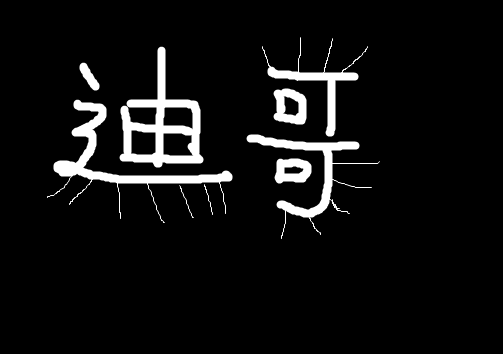
#> input picture 01_Picture/05_Dige.png, 503 x 354 px
$ jupyter execute '12_腐蚀与膨胀.ipynb'   (shell and % lines are left out)
#> lines starting #> are read from the running program, lines starting #| are printed output that depends on the picture; after the words box and inside, x2 and y2 are one past the last pixel; in counts of white or black regions, pixels touching at a corner belong together
# 腐蚀与膨胀

# 1. 腐蚀操作

## 1.1 汉字腐蚀(例)

[cell 1]
import cv2 #opencv的缩写为cv2
import matplotlib.pyplot as plt # matplotlib库用于绘图展示
import numpy as np   # numpy数值计算工具包

# 魔法指令，直接展示图，Jupyter notebook特有

[cell 2]
# 腐蚀操作通常是拿二值图像做腐蚀操作

img = cv2.imread('01_Picture/05_Dige.png')
#> img is the input picture: shape (354, 503, 3); min 0, max 255, mean 15.9
cv2.imshow('img',img)
cv2.waitKey(0)
cv2.destroyAllWindows()

[cell 3]
# 只要框里有黑色，中心点的值就变为黑色，即原来的白色被黑色腐蚀掉

kernel = np.ones((5,5),dtype = np.uint8)
erosion = cv2.erode(img,kernel,iterations=1)  #iterations是迭代次数，默认=1,为2,3是在1的基础之上继续腐蚀
print(type(erosion))
#| <class 'numpy.ndarray'>
cv2.imshow('erosion',erosion)
cv2.waitKey(0)
cv2.destroyAllWindows()

## 1.2 圆形腐蚀(例)

[cell 4]
pie = cv2.imread('01_Picture/06_pie.png')
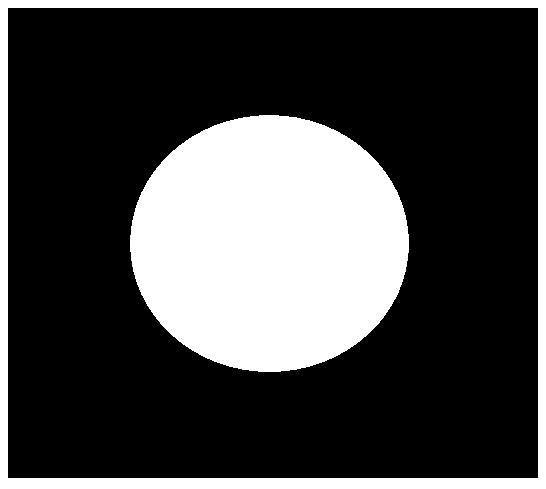
#> input picture 01_Picture/06_pie.png, 546 x 489 px
#> pie is the input picture: shape (489, 546, 3); 27.8% white; 2 white regions, box (x1, y1, x2, y2) and area: (130, 115, 409, 372) 56244, (0, 0, 546, 489) 17894
cv2.imshow('pie',pie)
cv2.waitKey(0)
cv2.destroyAllWindows()

[cell 5]
kernel = np.ones((30,30),np.uint8)
erosion_1 = cv2.erode(pie,kernel,iterations=1)
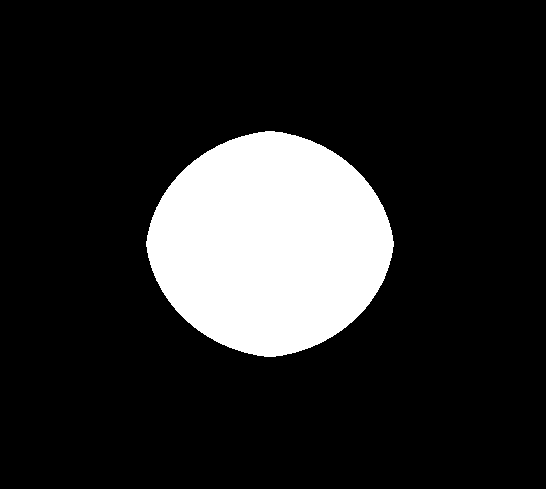
#> erosion_1: shape (489, 546, 3); 15.6% white; 1 white region, box (x1, y1, x2, y2) and area: (146, 131, 394, 357) 41578
erosion_2 = cv2.erode(pie,kernel,iterations=2)
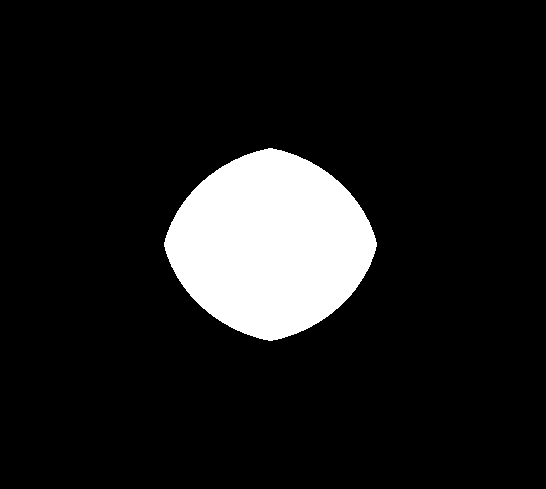
#> erosion_2: shape (489, 546, 3); 10.8% white; 1 white region, box (x1, y1, x2, y2) and area: (164, 148, 377, 341) 28787
erosion_3 = cv2.erode(pie,kernel,iterations=3)
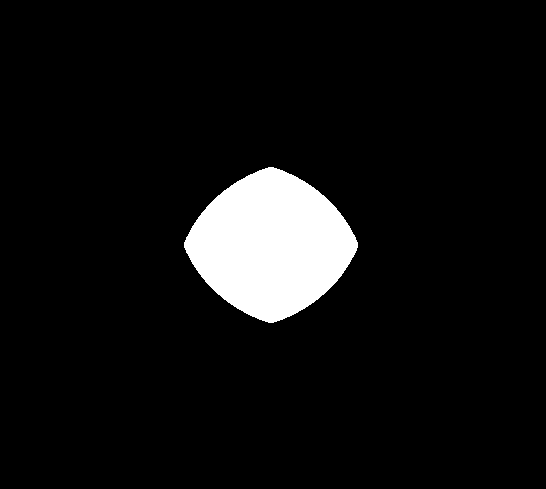
#> erosion_3: shape (489, 546, 3); 6.8% white; 1 white region, box (x1, y1, x2, y2) and area: (184, 167, 358, 323) 18053
res = np.hstack((erosion_1,erosion_2,erosion_3))
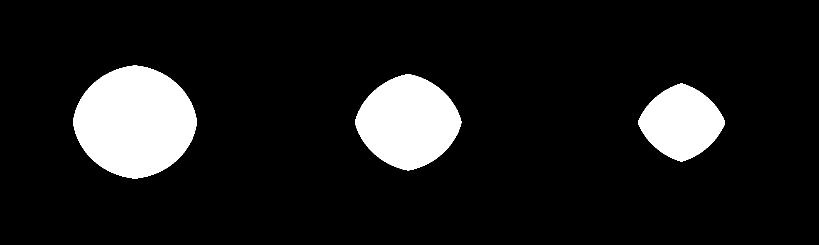
#> res: shape (489, 1638, 3) (shown at 1/2 size); 11% white; 3 white regions, box (x1, y1, x2, y2) and area: (146, 131, 394, 357) 41578, (710, 148, 923, 341) 28787, (1276, 167, 1450, 323) 18053
cv2.imshow('res',res)
cv2.waitKey(0)
cv2.destroyAllWindows()

# 2. 膨胀操作

## 2.1 汉字膨胀(例)

[cell 6]
img = cv2.imread('01_Picture/05_Dige.png')
cv2.imshow('img',img)
cv2.waitKey(0)
cv2.destroyAllWindows()

[cell 7]
# 先腐蚀 后膨胀，抵消腐蚀造成的损害
kernel = np.ones((3,3),dtype = np.uint8)
dige_erosion = cv2.erode(img,kernel,iterations=1)
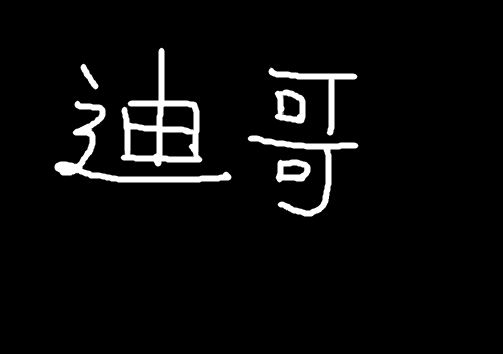
#> dige_erosion: shape (354, 503, 3); min 0, max 255, mean 11.1
cv2.imshow('erosion',dige_erosion)
cv2.waitKey(0)
cv2.destroyAllWindows()

kernel = np.ones((3,3),np.uint8)
dige_dilate = cv2.dilate(dige_erosion,kernel,iterations=1)
cv2.imshow('dilate',dige_dilate)
cv2.waitKey(0)
cv2.destroyAllWindows()

## 2.2 圆形腐蚀(例)

[cell 8]
pie = cv2.imread('01_Picture/06_pie.png')

kernel = np.ones((30,30),np.uint8)
dilate_0 = pie
dilate_1 = cv2.dilate(pie,kernel,iterations=1)
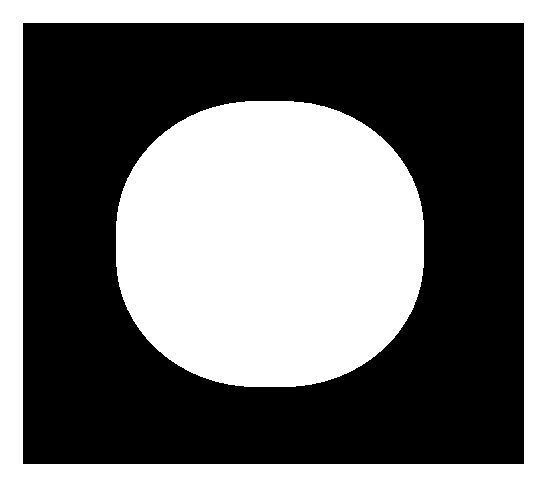
#> dilate_1: shape (489, 546, 3); 44.5% white; 2 white regions, box (x1, y1, x2, y2) and area: (116, 101, 424, 387) 72629, (0, 0, 546, 489) 46053
dilate_2 = cv2.dilate(pie,kernel,iterations=2)
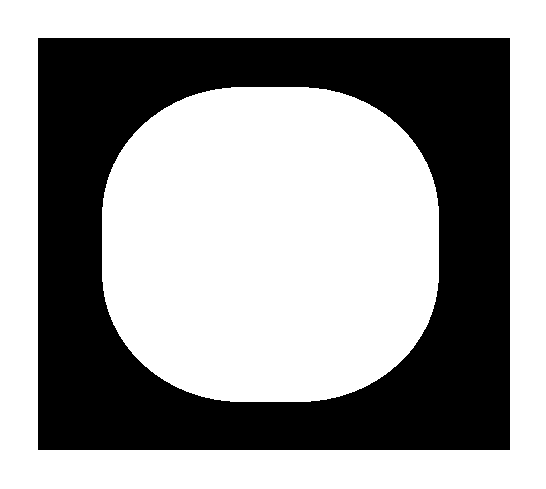
#> dilate_2: shape (489, 546, 3); 61.1% white; 1 black region, box (x1, y1, x2, y2) and area: (38, 38, 510, 450) 103768
dilate_3 = cv2.dilate(pie,kernel,iterations=3)
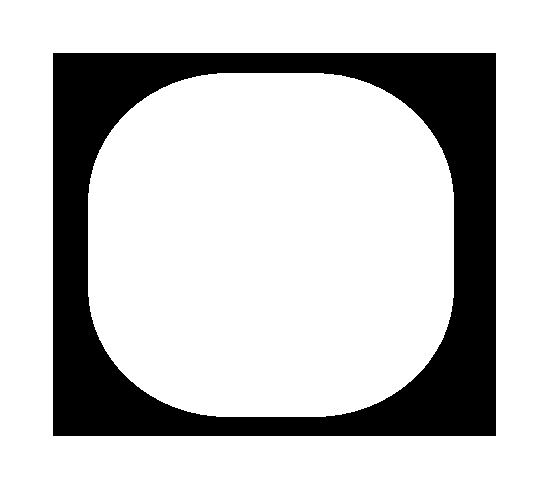
#> dilate_3: shape (489, 546, 3); 77.8% white; 1 black region, box (x1, y1, x2, y2) and area: (53, 53, 496, 436) 59224
res = np.hstack((dilate_0,dilate_1,dilate_2,dilate_3))
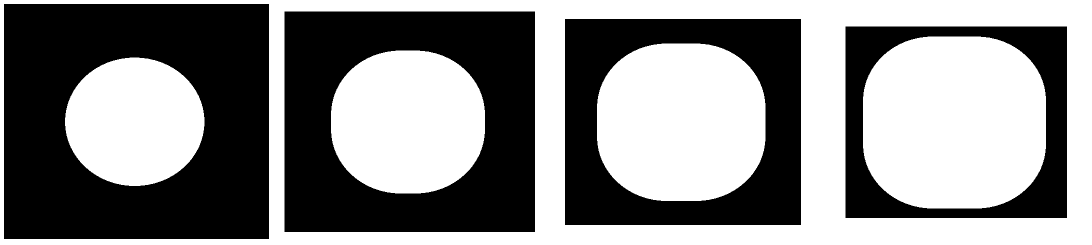
#> res: shape (489, 2184, 3) (shown at 1/2 size); 52.8% white; 4 black regions, box (x1, y1, x2, y2) and area: (8, 8, 538, 478) 192856, (569, 23, 1070, 464) 148312, (1130, 38, 1602, 450) 103768, (1691, 53, 2134, 436) 59224
cv2.imshow('res',res)
cv2.waitKey(0)
cv2.destroyAllWindows()
